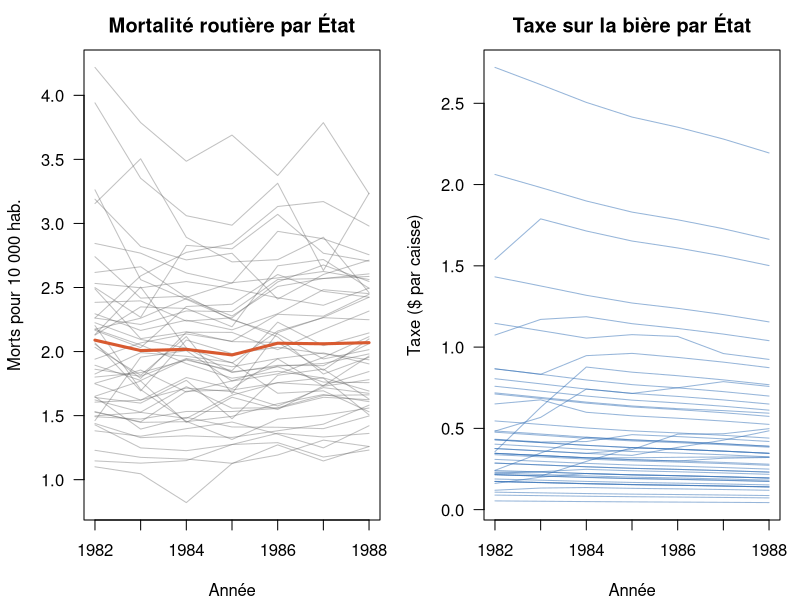
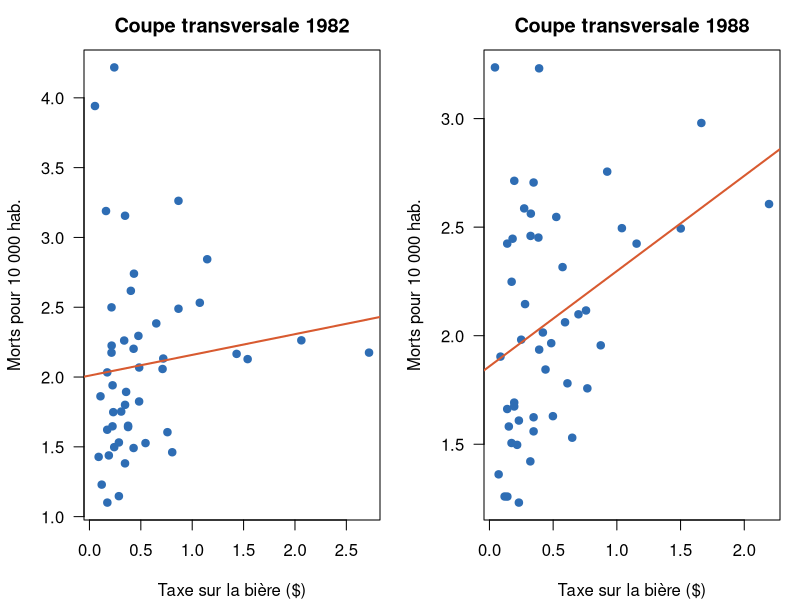
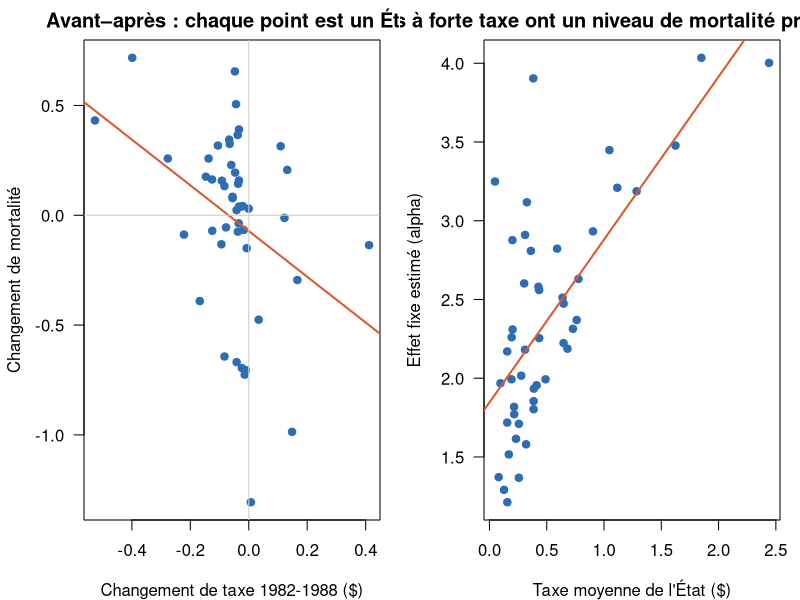
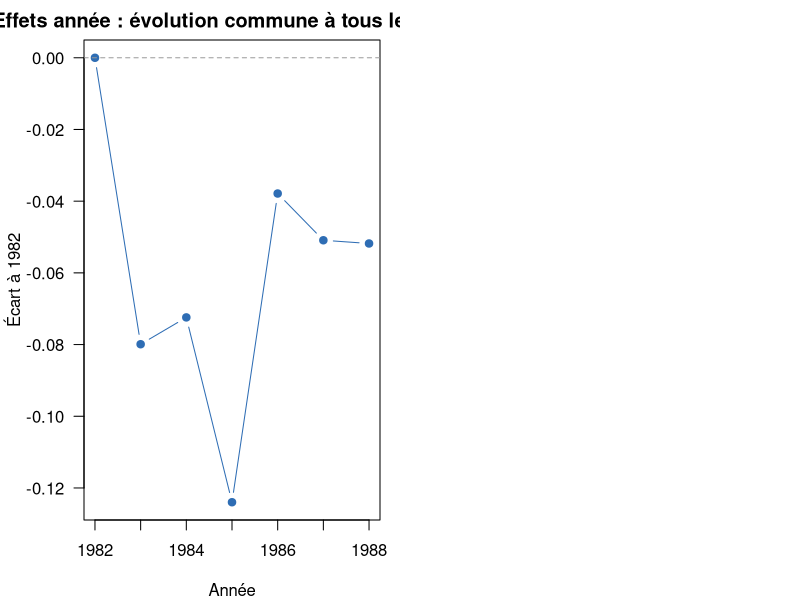

Reproduce these figures in R, in order.
## ---- chunk 1
knitr::opts_chunk$set(echo = TRUE, message = FALSE, warning = FALSE, comment = "##",
                      fig.width = 8, fig.height = 3.6, fig.align = "center", out.width = "100%")
if (knitr::is_latex_output()) knitr::opts_chunk$set(dev = "cairo_pdf", fig.pos = "H")
## ---- chunk 2
library(AER)        # contient le jeu de données Fatalities (Stock & Watson)
library(plm)        # économétrie des données de panel : pooling, within, random, tests
library(lmtest)     # coeftest() : tableaux de coefficients avec écarts-types choisis
library(sandwich)   # écarts-types robustes (hétéroscédasticité, grappes)
library(lme4)       # modèles mixtes (lmer)
data("Fatalities")                       # charge les données en mémoire
F <- Fatalities                          # copie sous un nom court
dim(F)                                   # nombre de lignes et de colonnes
head(F[, c("state", "year", "fatal", "pop", "beertax")], 8)   # premières lignes des variables clés
## ---- chunk 3
F$fr <- F$fatal / F$pop * 10000               # taux de mortalité routière pour 10 000 habitants
summary(F[, c("fr", "beertax", "miles", "unemp", "income")])   # résumé des variables quantitatives
## ---- chunk 4
p <- pdata.frame(F, index = c("state", "year"))   # déclare l'individu (state) et la date (year)
pdim(p)                                            # dimensions : N, T, panel cylindré ou non
## ---- chunk 5
par(mfrow = c(1, 2), mar = c(4, 4.2, 2.5, 1), las = 1)     # deux graphiques côte à côte
an <- as.numeric(as.character(F$year))                      # année en numérique pour les graphiques
plot(NA, xlim = c(1982, 1988), ylim = range(F$fr), xlab = "Année",
     ylab = "Morts pour 10 000 hab.", main = "Mortalité routière par État")   # cadre vide
for (s in unique(F$state)) {                               # une ligne grise par État
  z <- F$state == s; lines(an[z], F$fr[z], col = adjustcolor("grey40", 0.4))
}
lines(1982:1988, tapply(F$fr, F$year, mean), col = "#D85A30", lwd = 3)        # moyenne nationale
plot(NA, xlim = c(1982, 1988), ylim = range(F$beertax), xlab = "Année",
     ylab = "Taxe ($ par caisse)", main = "Taxe sur la bière par État")      # cadre vide
for (s in unique(F$state)) {                               # une ligne par État
  z <- F$state == s; lines(an[z], F$beertax[z], col = adjustcolor("#2E6DB4", 0.5))
}
## ---- chunk 6
decomp <- function(v, g) {                         # décompose la variabilité d'une variable v selon le groupe g
  tot  <- sum((v - mean(v))^2)                     # somme des carrés totale
  dans <- sum((v - ave(v, g))^2)                   # somme des carrés « dans » (autour de la moyenne de l'État)
  c(part_entre = 1 - dans / tot, part_dans = dans / tot)   # parts « entre » et « dans »
}
round(rbind(mortalite = decomp(F$fr, F$state), taxe = decomp(F$beertax, F$state)), 3)
## ---- chunk 7
c82 <- lm(fr ~ beertax, data = F, subset = year == "1982")    # régression sur la seule année 1982
c88 <- lm(fr ~ beertax, data = F, subset = year == "1988")    # régression sur la seule année 1988
coeftest(c82, vcov = vcovHC(c82, type = "HC1"))               # coefficients 1982, écarts-types robustes
coeftest(c88, vcov = vcovHC(c88, type = "HC1"))               # coefficients 1988, écarts-types robustes
## ---- chunk 8
par(mfrow = c(1, 2), mar = c(4, 4.2, 2.5, 1), las = 1)
for (a in c("1982", "1988")) {                                             # un graphique par année
  z <- F$year == a                                                        # lignes de l'année a
  plot(F$beertax[z], F$fr[z], pch = 19, col = "#2E6DB4", xlab = "Taxe sur la bière ($)",
       ylab = "Morts pour 10 000 hab.", main = paste("Coupe transversale", a))
  abline(lm(fr ~ beertax, data = F[z, ]), col = "#D85A30", lwd = 2)       # droite des moindres carrés
}
## ---- chunk 9
m_pool <- plm(fr ~ beertax, data = p, model = "pooling")       # MCO empilés
coeftest(m_pool, vcov = vcovHC(m_pool, cluster = "group", type = "HC1"))   # écarts-types robustes par État
## ---- chunk 10
d82 <- F[F$year == "1982", ]; d88 <- F[F$year == "1988", ]     # les deux années extrêmes
stopifnot(all(d82$state == d88$state))                           # vérifie que les États sont dans le même ordre
dfr  <- d88$fr - d82$fr                                          # changement de mortalité de chaque État
dtax <- d88$beertax - d82$beertax                                # changement de taxe de chaque État
m_diff <- lm(dfr ~ dtax)                                         # régression des changements
coeftest(m_diff, vcov = vcovHC(m_diff, type = "HC1"))            # coefficients avec écarts-types robustes
## ---- chunk 11
par(mar = c(4, 4.2, 2, 1), las = 1)
plot(dtax, dfr, pch = 19, col = "#2E6DB4", xlab = "Changement de taxe 1982-1988 ($)",
     ylab = "Changement de mortalité", main = "Avant–après : chaque point est un État")
abline(m_diff, col = "#D85A30", lwd = 2); abline(h = 0, v = 0, col = "grey80")    # droite et axes
## ---- chunk 12
m_fe <- plm(fr ~ beertax, data = p, model = "within")            # effets fixes États (centrage within)
coeftest(m_fe, vcov = vcovHC(m_fe, cluster = "group", type = "HC1"))   # écarts-types robustes par État
## ---- chunk 13
m_lsdv <- lm(fr ~ beertax + state, data = F)          # une indicatrice par État (47 + la constante)
coef(m_lsdv)["beertax"]                               # même coefficient que le within
length(coef(m_lsdv))                                  # 49 coefficients : constante + taxe + 47 indicatrices
## ---- chunk 14
b <- coef(m_fe)["beertax"]                                    # effet estimé d'un dollar de taxe en plus
sd_dans <- sd(F$beertax - ave(F$beertax, F$state))            # écart-type de la taxe « dans » les États
c(effet_1_dollar = b,                                         # effet d'une hausse de 1 $ par caisse
  en_pct_moyenne = 100 * b / mean(F$fr),                      # en % du taux moyen de mortalité
  effet_hausse_typique = b * sd_dans,                         # effet d'une hausse « typique » de la taxe dans un État
  morts_evites_par_an = -b * 0.5 * sum(F$pop[F$year == "1988"]) / 10000)   # morts évités par an pour +0,50 $ partout (pop. 1988)
## ---- chunk 15
a <- fixef(m_fe)                                             # les 48 constantes alpha_i estimées
par(mar = c(4, 4.2, 2, 1), las = 1)
plot(tapply(F$beertax, F$state, mean)[names(a)], a, pch = 19, col = "#2E6DB4",
     xlab = "Taxe moyenne de l'État ($)", ylab = "Effet fixe estimé (alpha)",
     main = "Les États à forte taxe ont un niveau de mortalité propre plus élevé")
abline(lm(a ~ tapply(F$beertax, F$state, mean)[names(a)]), col = "#D85A30", lwd = 2)   # tendance
## ---- chunk 16
pFtest(m_fe, m_pool)        # H0 : toutes les constantes d'État sont égales (MCO empilés suffisants)
## ---- chunk 17
m_tw <- plm(fr ~ beertax, data = p, model = "within", effect = "twoways")   # effets États + années
coeftest(m_tw, vcov = vcovHC(m_tw, cluster = "group", type = "HC1"))       # robustes par État
pFtest(m_tw, m_fe)                                                         # H0 : pas d'effet année
## ---- chunk 18
lt <- fixef(m_tw, effect = "time")                     # effets année estimés (lambda_t)
par(mar = c(4, 4.2, 2, 1), las = 1)
plot(1982:1988, lt - lt[1], type = "b", pch = 19, col = "#2E6DB4", xlab = "Année",
     ylab = "Écart à 1982", main = "Effets année : évolution commune à tous les États")
abline(h = 0, lty = 2, col = "grey60")                # référence 1982
## ---- chunk 19
m_re <- plm(fr ~ beertax, data = p, model = "random")          # effets aléatoires (MCG, Swamy-Arora)
coeftest(m_re, vcov = vcovHC(m_re, cluster = "group", type = "HC1"))
m_re$ercomp$theta                                              # degré de centrage theta (0 = empilés, 1 = effets fixes)
plmtest(m_pool, type = "bp")                                   # Breusch-Pagan : H0 = pas d'effet aléatoire
## ---- chunk 20
phtest(m_fe, m_re)      # H0 : effets individuels non corrélés à la taxe (EA convergent et efficace)
## ---- chunk 21
F$drinkagec <- cut(F$drinkage, breaks = c(18, 19, 20, 21, 22), right = FALSE)   # âge légal en classes (18 = référence)
p <- pdata.frame(F, index = c("state", "year"))                                   # on redéclare le panel avec la nouvelle variable
m_ctrl <- plm(fr ~ beertax + drinkagec + jail + service + miles + unemp + log(income),
              data = p, model = "within", effect = "twoways")                      # effets États + années + contrôles
coeftest(m_ctrl, vcov = vcovHC(m_ctrl, cluster = "group", type = "HC1"))          # écarts-types robustes par État
pdim(m_ctrl)$nT$n                                                                  # nombre d'observations utilisées
## ---- chunk 22
se <- function(m) sqrt(diag(vcovHC(m, cluster = "group", type = "HC1")))["beertax"]   # écart-type robuste de la taxe
recap <- data.frame(
  Modele = c("Coupe 1982", "Coupe 1988", "MCO empilés", "Avant–après 1982-88", "Effets fixes États",
             "Effets fixes États + années", "Effets aléatoires", "Deux dimensions + contrôles"),
  coef_taxe = c(coef(c82)[2], coef(c88)[2], coef(m_pool)[2], coef(m_diff)[2], coef(m_fe), coef(m_tw),
                coef(m_re)[2], coef(m_ctrl)["beertax"]),
  ecart_type = c(sqrt(vcovHC(c82, type = "HC1")[2, 2]), sqrt(vcovHC(c88, type = "HC1")[2, 2]), se(m_pool),
                 sqrt(vcovHC(m_diff, type = "HC1")[2, 2]), se(m_fe), se(m_tw), se(m_re), se(m_ctrl)))
recap$t <- recap$coef_taxe / recap$ecart_type                    # statistique t
knitr::kable(recap, digits = 3, caption = "Coefficient de la taxe sur la bière selon le modèle (écarts-types robustes).")
## ---- chunk 23
pwartest(fr ~ beertax, data = p)                    # Wooldridge : H0 = pas d'autocorrélation des erreurs (effets fixes)
pcdtest(m_tw, test = "cd")                          # Pesaran CD : H0 = pas de dépendance entre États
c(usuel = coef(summary(m_fe))["beertax", 2],        # écart-type usuel du modèle à effets fixes
  robuste_grappe = se(m_fe))                        # écart-type robuste par État
## ---- chunk 24
m_mix <- lmer(fr ~ beertax + year + (1 | state), data = F, REML = TRUE)   # intercept aléatoire État + effets année fixes
fixef(m_mix)["beertax"]                                    # coefficient de la taxe
vc <- as.data.frame(VarCorr(m_mix))                        # composantes de variance
icc <- vc$vcov[1] / sum(vc$vcov)                           # ICC : part de la variance due aux États
icc
